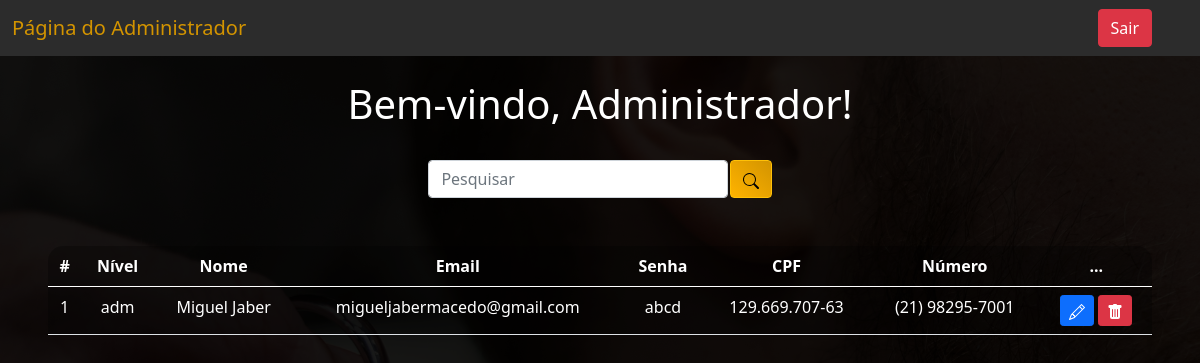
/select.php (signed in), run on an earlier commit of the app's database.
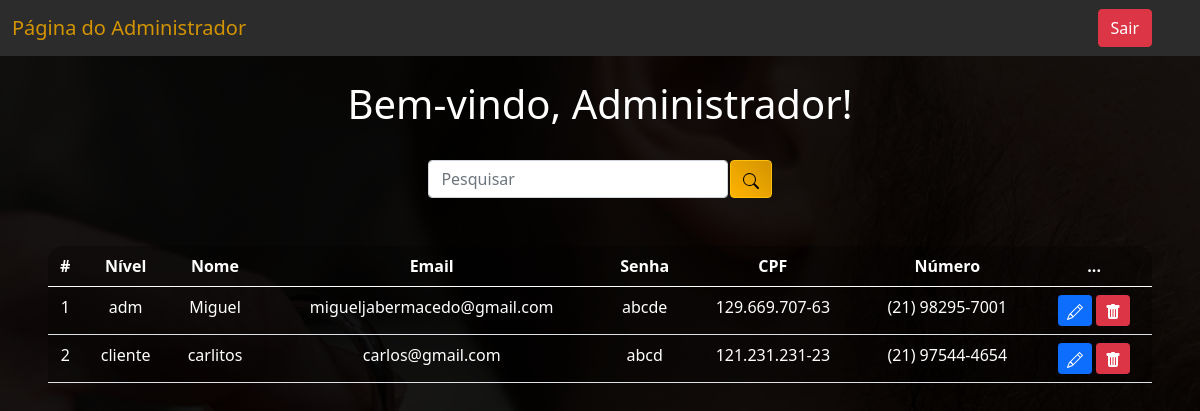
And on a later commit of the database.
### tables this page shows
CREATE TABLE `usuarios` (
  `id` int(11) NOT NULL,
  `nivel` varchar(10) NOT NULL DEFAULT 'cliente',
  `nome` varchar(250) NOT NULL,
  `cpf` varchar(250) NOT NULL,
  `email` varchar(250) NOT NULL,
  `numero` varchar(250) NOT NULL,
  `senha` varchar(250) NOT NULL
);

### select.php (the view, shortened to what this page needs)
<?php
    include_once('conexao.php');
    if(!empty($_GET['search']))
    {
        $data = $_GET['search'];
        $sql = "SELECT * FROM usuarios WHERE id LIKE '%$data%' or nome LIKE '%$data%' or email LIKE '%$data%' or nivel LIKE '%$data%' or numero LIKE '%$data%' ORDER BY id ASC";
    }
    else
    {
        $sql = "SELECT * FROM usuarios ORDER BY id ASC";
    }
    $result = $conexao->query($sql);
?>
<!DOCTYPE html>
<html lang="pt-br">
<head>
    <link href="https://cdn.jsdelivr.net/npm/bootstrap@5.0.2/dist/css/bootstrap.min.css" rel="stylesheet">
</head>
<body>
    <nav class="navbar navbar-expand-lg" style="background-color: #2c2c2c;">
        <div class="container-fluid">
            <a class="navbar-brand" href="#">Página do Administrador</a>
        </div>
        <div class="d-flex">
            <a href="sair.php" class="btn btn-danger me-5">Sair</a>
        </div>
    </nav>
    <br>
    <?php
        echo "<h1>Bem-vindo, Administrador!</h1>";
    ?>
    <br>
    <div class="box-search">
        <input type="search" class="form-control w-25" placeholder="Pesquisar" id="pesquisar">
        <button onclick="searchData()" class="btn btn-warning" style="background: linear-gradient(45deg, #ffb300, #d39400);">
        </button>
    </div>
    <div class="m-5">
        <table class="table text-white table-bg">
            <thead>
                <tr>
                    <th scope="col">#</th>
                    <th scope="col">Nível</th>
                    <th scope="col">Nome</th>
                    <th scope="col">Email</th>
                    <th scope="col">Senha</th>
                    <th scope="col">CPF</th>
                    <th scope="col">Número</th>
                    <th scope="col">...</th>
                </tr>
            </thead>
            <tbody>
                <?php
                    while($user_data = mysqli_fetch_assoc($result)) {
                        echo "<tr>";
                        echo "<td>".$user_data['id']."</td>";
                        echo "<td>".$user_data['nivel']."</td>";
                        echo "<td>".$user_data['nome']."</td>";
                        echo "<td>".$user_data['email']."</td>";
                        echo "<td>".$user_data['senha']."</td>";
                        echo "<td>".$user_data['cpf']."</td>";
						echo "<td>".$user_data['numero']."</td>";
                        echo "<td>
                        <a class='btn btn-sm btn-primary' href='edit.php?id=$user_data[id]' title='Editar'>
                            <svg xmlns='http://www.w3.org/2000/svg' width='16' height='16' fill='currentColor' class='bi bi-pencil' viewBox='0 0 16 16'>
                                <path d='M12.146.146a.5.5 0 0 1 .708 0l3 3a.5.5 0 0 1 0 .708l-10 10a.5.5 0 0 1-.168.11l-5 2a.5.5 0 0 1-.65-.65l2-5a.5.5 0 0 1 .11-.168l10-10zM11.207 2.5 13.5 4.793 14.793 3.5 12.5 1.207 11.207 2.5zm1.586 3L10.5 3.207 4 9.707V10h.5a.5.5 0 0 1 .5.5v.5h.5a.5.5 0 0 1 .5.5v.5h.293l6.5-6.5zm-9.761 5.175-.106.106-1.528 3.821 3.821-1.528.106-.106A.5.5 0 0 1 5 12.5V12h-.5a.5.5 0 0 1-.5-.5V11h-.5a.5.5 0 0 1-.468-.325z'/>
                            </svg>
                            </a>
                            <a class='btn btn-sm btn-danger' href='delete.php?id=$user_data[id]' title='Deletar'>
                                <svg xmlns='http://www.w3.org/2000/svg' width='16' height='16' fill='currentColor' class='bi bi-trash-fill' viewBox='0 0 16 16'>
                                    <path d='M2.5 1a1 1 0 0 0-1 1v1a1 1 0 0 0 1 1H3v9a2 2 0 0 0 2 2h6a2 2 0 0 0 2-2V4h.5a1 1 0 0 0 1-1V2a1 1 0 0 0-1-1H10a1 1 0 0 0-1-1H7a1 1 0 0 0-1 1H2.5zm3 4a.5.5 0 0 1 .5.5v7a.5.5 0 0 1-1 0v-7a.5.5 0 0 1 .5-.5zM8 5a.5.5 0 0 1 .5.5v7a.5.5 0 0 1-1 0v-7A.5.5 0 0 1 8 5zm3 .5v7a.5.5 0 0 1-1 0v-7a.5.5 0 0 1 1 0z'/>
                                </svg>
                            </a>
                            </td>";
                        echo "</tr>";
                    }
                    ?>
            </tbody>
        </table>
    </div>
</body>
</html>

### select.php (style rules this page uses)
body { background-image: url(./imagens/fundo.png); color: white; text-align: center; }
.table-bg { background: rgba(0, 0, 0, 0.3); border-radius: 15px 15px 0 0; }
.box-search { display: flex; justify-content: center; gap: .1%; }
.navbar-brand { color: #d39400; }

What changed in the data, as far as the page shows it:
changed usuarios "adm": nome "Miguel Jaber" → "Miguel"; senha "abcd" → "abcde"
added usuarios: id "2", nivel "cliente", nome "carlitos", email "carlos@gmail.com", senha "abcd", cpf "121.231.231-23", numero "(21) 97544-4654"
